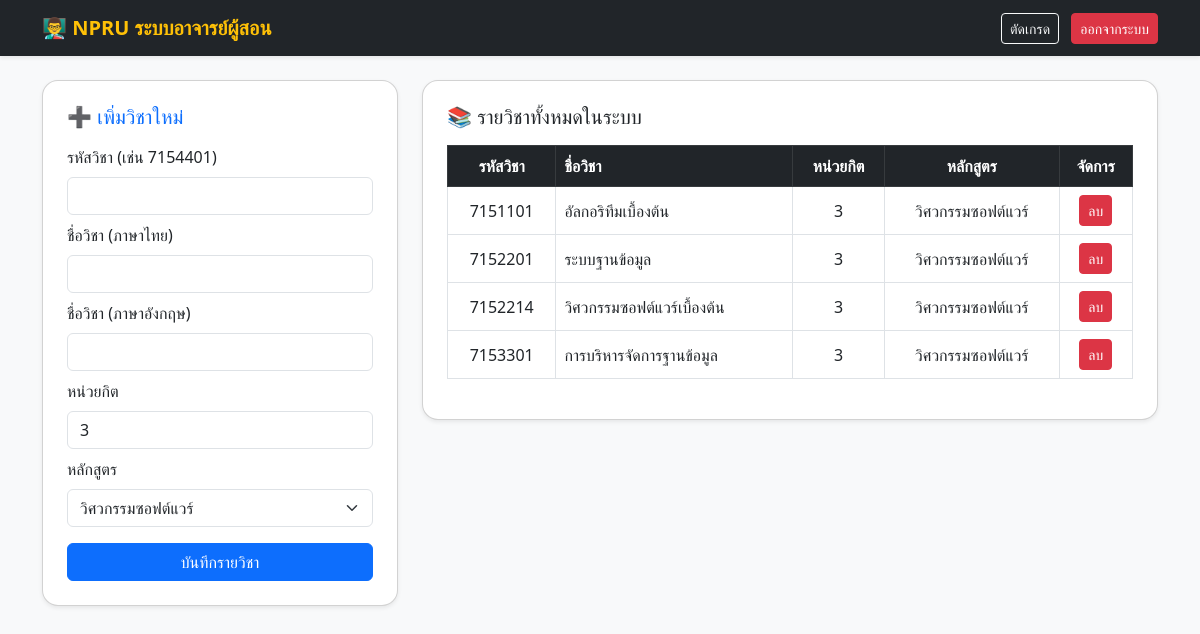
/manage_courses.php (signed in), run on the app's committed database.
### tables this page shows
CREATE TABLE `courses` (
  `course_id` varchar(10) NOT NULL,
  `course_name_en` varchar(100) NOT NULL,
  `course_name_th` varchar(100) NOT NULL,
  `credits` int(11) NOT NULL,
  `program_id` varchar(3) DEFAULT NULL
);

CREATE TABLE `programs` (
  `program_id` varchar(3) NOT NULL,
  `program_name_th` varchar(100) NOT NULL,
  `program_name_en` varchar(100) NOT NULL
);

### manage_courses.php (the view, shortened to what this page needs)
<?php
require_once 'db.php';
$courses = $conn->query("SELECT c.*, p.program_name_th FROM courses c JOIN programs p ON c.program_id = p.program_id ORDER BY c.course_id ASC");
$programs = $conn->query("SELECT * FROM programs");
?>
<!DOCTYPE html>
<html lang="th">
<head>
    <link href="https://cdn.jsdelivr.net/npm/bootstrap@5.3.0/dist/css/bootstrap.min.css" rel="stylesheet">
</head>
<body class="bg-light">
    <nav class="navbar navbar-dark bg-dark shadow-sm mb-4">
        <div class="container">
            <a class="navbar-brand fw-bold text-warning" href="teacher_dashboard.php">👨‍🏫 NPRU ระบบอาจารย์ผู้สอน</a>
            <div>
                <a href="teacher_dashboard.php" class="btn btn-outline-light btn-sm me-2">ตัดเกรด</a>
                <a href="logout.php" class="btn btn-danger btn-sm">ออกจากระบบ</a>
            </div>
        </div>
    </nav>
    <div class="container">
        <div class="row">
            <div class="col-md-4 mb-4">
                <div class="card shadow-sm rounded-4 p-4">
                    <h5 class="text-primary mb-3">➕ เพิ่มวิชาใหม่</h5>
                    <form method="POST">
                        <div class="mb-2">
                            <label class="form-label">รหัสวิชา (เช่น 7154401)</label>
                            <input type="text" name="course_id" class="form-control" required>
                        </div>
                        <div class="mb-2">
                            <label class="form-label">ชื่อวิชา (ภาษาไทย)</label>
                            <input type="text" name="course_name_th" class="form-control" required>
                        </div>
                        <div class="mb-2">
                            <label class="form-label">ชื่อวิชา (ภาษาอังกฤษ)</label>
                            <input type="text" name="course_name_en" class="form-control" required>
                        </div>
                        <div class="mb-2">
                            <label class="form-label">หน่วยกิต</label>
                            <input type="number" name="credits" class="form-control" value="3" required>
                        </div>
                        <div class="mb-3">
                            <label class="form-label">หลักสูตร</label>
                            <select name="program_id" class="form-select" required>
                                <?php while ($p = $programs->fetch_assoc()): ?>
                                    <option value="<?php echo $p['program_id']; ?>"><?php echo $p['program_name_th']; ?></option>
                                <?php endwhile; ?>
                            </select>
                        </div>
                        <button type="submit" name="add_course" class="btn btn-primary w-100">บันทึกรายวิชา</button>
                    </form>
                </div>
            </div>
            <div class="col-md-8">
                <div class="card shadow-sm rounded-4 p-4">
                    <h5 class="text-dark mb-3">📚 รายวิชาทั้งหมดในระบบ</h5>
                    <table class="table table-hover table-bordered text-center align-middle">
                        <thead class="table-dark">
                            <tr>
                                <th>รหัสวิชา</th>
                                <th class="text-start">ชื่อวิชา</th>
                                <th>หน่วยกิต</th>
                                <th>หลักสูตร</th>
                                <th>จัดการ</th>
                            </tr>
                        </thead>
                        <tbody>
                            <?php while ($c = $courses->fetch_assoc()): ?>
                                <tr>
                                    <td><?php echo $c['course_id']; ?></td>
                                    <td class="text-start"><?php echo $c['course_name_th']; ?></td>
                                    <td><?php echo $c['credits']; ?></td>
                                    <td><?php echo $c['program_name_th']; ?></td>
                                    <td>
                                        <a href="manage_courses.php?del_id=<?php echo $c['course_id']; ?>" onclick="return confirm('ลบวิชานี้ใช่ไหม?');" class="btn btn-danger btn-sm">ลบ</a>
                                    </td>
                                </tr>
                            <?php endwhile; ?>
                        </tbody>
                    </table>
                </div>
            </div>
        </div>
    </div>
</body>
</html>

### data on the page
courses: course_id "7151101", course_name_th "อัลกอริทึมเบื้องต้น", credits "3", program.program_name_th "วิศวกรรมซอฟต์แวร์"
courses: course_id "7152201", course_name_th "ระบบฐานข้อมูล", credits "3", program.program_name_th "วิศวกรรมซอฟต์แวร์"
courses: course_id "7152214", course_name_th "วิศวกรรมซอฟต์แวร์เบื้องต้น", credits "3", program.program_name_th "วิศวกรรมซอฟต์แวร์"
courses: course_id "7153301", course_name_th "การบริหารจัดการฐานข้อมูล", credits "3", program.program_name_th "วิศวกรรมซอฟต์แวร์"

### other printed values
form field program_id "วิศวกรรมซอฟต์แวร์"
